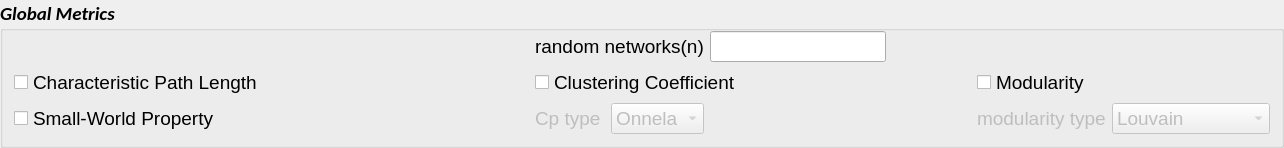
         <widget class="QGroupBox" name="groupBox_Global_Metrics">
          <property name="sizePolicy">
           <sizepolicy hsizetype="Preferred" vsizetype="Maximum">
            <horstretch>0</horstretch>
            <verstretch>0</verstretch>
           </sizepolicy>
          </property>
          <property name="maximumSize">
           <size>
            <width>16777215</width>
            <height>270</height>
           </size>
          </property>
          <property name="font">
           <font>
            <family>Calibri</family>
            <pointsize>14</pointsize>
            <weight>75</weight>
            <italic>true</italic>
            <bold>true</bold>
           </font>
          </property>
          <property name="focusPolicy">
           <enum>Qt::StrongFocus</enum>
          </property>
          <property name="styleSheet">
           <string notr="true">QGroupBox#groupBox_Global_Metrics{border: 2px solid rgb(200, 197, 191);
                                       }
QGroupBox#groupBox_Global_Metrics:focus{border: 2px solid rgb(200, 165, 140);
                                       }</string>
          </property>
          <property name="title">
           <string>Global Metrics</string>
          </property>
          <property name="alignment">
           <set>Qt::AlignLeading|Qt::AlignLeft|Qt::AlignTop</set>
          </property>
          <layout class="QGridLayout" name="gridLayout_6">
           <property name="topMargin">
            <number>0</number>
           </property>
           <item row="2" column="2">
            <layout class="QHBoxLayout" name="horizontalLayout_2">
             <item>
              <widget class="QLabel" name="labelCp_Cp_type">
               <property name="enabled">
                <bool>false</bool>
               </property>
               <property name="font">
                <font>
                 <family>Arial</family>
                 <pointsize>14</pointsize>
                </font>
               </property>
               <property name="text">
                <string>Cp type</string>
               </property>
              </widget>
             </item>
             <item>
              <widget class="QComboBox" name="comboBoxCp_Cp_type">
               <property name="enabled">
                <bool>false</bool>
               </property>
               <property name="maximumSize">
                <size>
                 <width>148</width>
                 <height>16777215</height>
                </size>
               </property>
               <property name="font">
                <font>
                 <family>Arial</family>
                 <pointsize>14</pointsize>
                </font>
               </property>
               <property name="focusPolicy">
                <enum>Qt::NoFocus</enum>
               </property>
               <property name="editable">
                <bool>false</bool>
               </property>
               <item>
                <property name="text">
                 <string>Onnela</string>
                </property>
               </item>
               <item>
                <property name="text">
                 <string>Barrat</string>
                </property>
               </item>
              </widget>
             </item>
            </layout>
           </item>
           <item row="1" column="1">
            <spacer name="horizontalSpacer_4">
             <property name="orientation">
              <enum>Qt::Horizontal</enum>
             </property>
             <property name="sizeType">
              <enum>QSizePolicy::Minimum</enum>
             </property>
             <property name="sizeHint" stdset="0">
              <size>
               <width>135</width>
               <height>20</height>
              </size>
             </property>
            </spacer>
           </item>
           <item row="0" column="4">
            <spacer name="horizontalSpacer_3">
             <property name="orientation">
              <enum>Qt::Horizontal</enum>
             </property>
             <property name="sizeHint" stdset="0">
              <size>
               <width>85</width>
               <height>20</height>
              </size>
             </property>
            </spacer>
           </item>
           <item row="0" column="2">
            <widget class="QLabel" name="labelLp_num_of_random_networks">
             <property name="sizePolicy">
              <sizepolicy hsizetype="Expanding" vsizetype="Fixed">
               <horstretch>0</horstretch>
               <verstretch>0</verstretch>
              </sizepolicy>
             </property>
             <property name="maximumSize">
              <size>
               <width>420</width>
               <height>40</height>
              </size>
             </property>
             <property name="font">
              <font>
               <family>Arial</family>
               <pointsize>14</pointsize>
              </font>
             </property>
             <property name="text">
              <string>random networks(n)</string>
             </property>
            </widget>
           </item>
           <item row="1" column="2" colspan="2">
            <widget class="QCheckBox" name="checkCP">
             <property name="sizePolicy">
              <sizepolicy hsizetype="Expanding" vsizetype="Fixed">
               <horstretch>0</horstretch>
               <verstretch>0</verstretch>
              </sizepolicy>
             </property>
             <property name="minimumSize">
              <size>
               <width>250</width>
               <height>0</height>
              </size>
             </property>
             <property name="font">
              <font>
               <family>Arial</family>
               <pointsize>14</pointsize>
              </font>
             </property>
             <property name="focusPolicy">
              <enum>Qt::NoFocus</enum>
             </property>
             <property name="toolTip">
              <string>&lt;html&gt;&lt;head/&gt;&lt;body&gt;&lt;p&gt;&lt;span style=&quot; font-size:11pt; font-style:italic;&quot;&gt;Calculate clustering coefficient (Cp) of the network...&lt;/span&gt;&lt;/p&gt;&lt;/body&gt;&lt;/html&gt;</string>
             </property>
             <property name="text">
              <string>Clustering Coefficient</string>
             </property>
            </widget>
           </item>
           <item row="1" column="0">
            <widget class="QCheckBox" name="checkLp">
             <property name="sizePolicy">
              <sizepolicy hsizetype="Expanding" vsizetype="Fixed">
               <horstretch>0</horstretch>
               <verstretch>0</verstretch>
              </sizepolicy>
             </property>
             <property name="minimumSize">
              <size>
               <width>380</width>
               <height>0</height>
              </size>
             </property>
             <property name="font">
              <font>
               <family>Arial</family>
               <pointsize>14</pointsize>
              </font>
             </property>
             <property name="focusPolicy">
              <enum>Qt::NoFocus</enum>
             </property>
             <property name="toolTip">
              <string>&lt;html&gt;&lt;head/&gt;&lt;body&gt;&lt;p&gt;&lt;span style=&quot; font-size:11pt; font-style:italic;&quot;&gt;Calculate the characteristic path length (Lp) of the network...&lt;/span&gt;&lt;/p&gt;&lt;/body&gt;&lt;/html&gt;</string>
             </property>
             <property name="text">
              <string>Characteristic Path Length</string>
             </property>
            </widget>
           </item>
           <item row="1" column="5">
            <widget class="QCheckBox" name="checkL_Modularity">
             <property name="font">
              <font>
               <family>Arial</family>
               <pointsize>14</pointsize>
              </font>
             </property>
             <property name="focusPolicy">
              <enum>Qt::NoFocus</enum>
             </property>
             <property name="toolTip">
              <string>&lt;html&gt;&lt;head/&gt;&lt;body&gt;&lt;p&gt;&lt;span style=&quot; font-size:11pt; font-style:italic;&quot;&gt;Calculate Louvain Modularity for each of the .csr files in the given directory...&lt;/span&gt;&lt;/p&gt;&lt;/body&gt;&lt;/html&gt;</string>
             </property>
             <property name="text">
              <string>Modularity</string>
             </property>
            </widget>
           </item>
           <item row="0" column="3">
            <widget class="QLineEdit" name="lineEditLp_num_of_random_networks">
             <property name="enabled">
              <bool>true</bool>
             </property>
             <property name="maximumSize">
              <size>
               <width>183</width>
               <height>16777215</height>
              </size>
             </property>
             <property name="font">
              <font>
               <family>Arial</family>
               <pointsize>14</pointsize>
              </font>
             </property>
             <property name="focusPolicy">
              <enum>Qt::StrongFocus</enum>
             </property>
             <property name="toolTip">
              <string>&lt;html&gt;&lt;head/&gt;&lt;body&gt;&lt;p&gt;Number of random networks for all global metrics. Users could compare some global parameters between random networks and human brain networks by setting this.&lt;/p&gt;&lt;/body&gt;&lt;/html&gt;</string>
             </property>
             <property name="styleSheet">
              <string notr="true"/>
             </property>
            </widget>
           </item>
           <item row="2" column="0">
            <widget class="QCheckBox" name="checkSmallWordProperty">
             <property name="sizePolicy">
              <sizepolicy hsizetype="Expanding" vsizetype="Fixed">
               <horstretch>0</horstretch>
               <verstretch>0</verstretch>
              </sizepolicy>
             </property>
             <property name="minimumSize">
              <size>
               <width>250</width>
               <height>0</height>
              </size>
             </property>
             <property name="font">
              <font>
               <family>Arial</family>
               <pointsize>14</pointsize>
              </font>
             </property>
             <property name="focusPolicy">
              <enum>Qt::NoFocus</enum>
             </property>
             <property name="toolTip">
              <string>&lt;html&gt;&lt;head/&gt;&lt;body&gt;&lt;p&gt;Calculate the small world property of networks.It's definition is:&lt;/p&gt;&lt;p&gt;&lt;img src=&quot;:/new/sigma/sigma&quot;/&gt;, &lt;/p&gt;&lt;p&gt;where the gamma is defined as:&lt;/p&gt;&lt;p&gt;&lt;img src=&quot;:/new/gamma/gamma&quot;/&gt;,&lt;/p&gt;&lt;p&gt;and the lambda is defined as :&lt;/p&gt;&lt;p&gt;&lt;img src=&quot;:/new/lambda/lambda&quot;/&gt;.&lt;/p&gt;&lt;p&gt;Note that the &lt;span style=&quot; font-style:italic;&quot;&gt;Lp &lt;/span&gt;is the characteristic path length, and &lt;span style=&quot; font-style:italic;&quot;&gt;Cp &lt;/span&gt;is the clustering coefficient of networks.Subscript &lt;span style=&quot; font-style:italic;&quot;&gt;rand &lt;/span&gt;represents the corresponding metrics for random networks. So the input label &amp;quot;random networks&amp;quot; can't be empty or be edited zero value if user wants to activate small world property algorithm.In addition, small world property algorithm could only behave well after the execution of characteristic path length and clustering coefficient algorithms.		 &lt;/p&gt;&lt;/body&gt;&lt;/html&gt;</string>
             </property>
             <property name="text">
              <string>Small-World Property</string>
             </property>
            </widget>
           </item>
           <item row="2" column="5">
            <layout class="QHBoxLayout" name="horizontalLayout_5">
             <item>
              <widget class="QLabel" name="labelL_Modularity_modularity_type">
               <property name="enabled">
                <bool>false</bool>
               </property>
               <property name="font">
                <font>
                 <family>Arial</family>
                 <pointsize>14</pointsize>
                </font>
               </property>
               <property name="text">
                <string>modularity type</string>
               </property>
              </widget>
             </item>
             <item>
              <widget class="QComboBox" name="comboBoxLouvain_Modularity_modularity_type">
               <property name="enabled">
                <bool>false</bool>
               </property>
               <property name="maximumSize">
                <size>
                 <width>183</width>
                 <height>16777215</height>
                </size>
               </property>
               <property name="font">
                <font>
                 <family>Arial</family>
                 <pointsize>14</pointsize>
                </font>
               </property>
               <property name="focusPolicy">
                <enum>Qt::NoFocus</enum>
               </property>
               <property name="editable">
                <bool>false</bool>
               </property>
               <item>
                <property name="text">
                 <string>Louvain</string>
                </property>
               </item>
               <item>
                <property name="text">
                 <string>Newman_GPU</string>
                </property>
               </item>
               <item>
                <property name="text">
                 <string>Newman_CPU</string>
                </property>
               </item>
              </widget>
             </item>
            </layout>
           </item>
           <item row="2" column="1">
            <spacer name="horizontalSpacer_6">
             <property name="orientation">
              <enum>Qt::Horizontal</enum>
             </property>
             <property name="sizeHint" stdset="0">
              <size>
               <width>40</width>
               <height>20</height>
              </size>
             </property>
            </spacer>
           </item>
          </layout>
          <zorder>labelLp_num_of_random_networks</zorder>
          <zorder>lineEditLp_num_of_random_networks</zorder>
          <zorder>checkLp</zorder>
          <zorder>checkCP</zorder>
          <zorder>checkL_Modularity</zorder>
          <zorder>checkSmallWordProperty</zorder>
          <zorder>horizontalSpacer_3</zorder>
          <zorder>horizontalSpacer_4</zorder>
          <zorder>horizontalSpacer_6</zorder>
         </widget>
